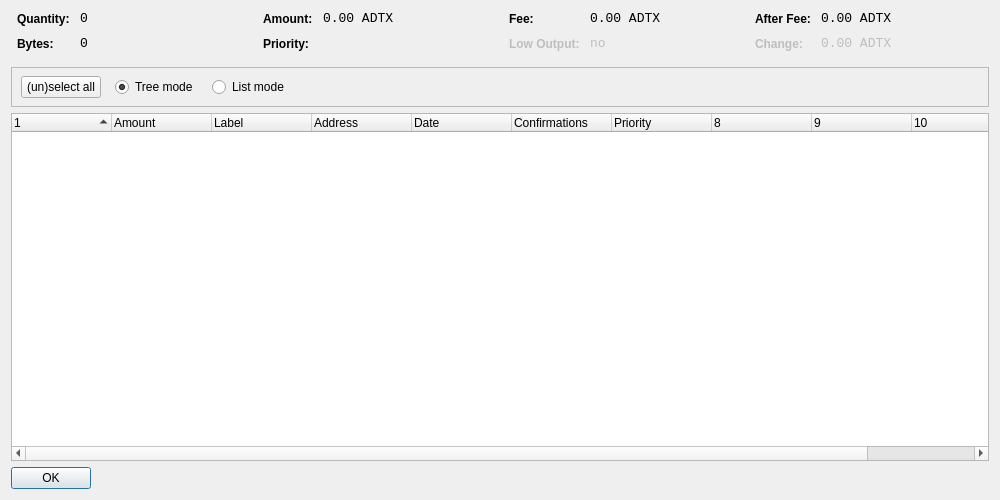
<?xml version="1.0" encoding="UTF-8"?>
<ui version="4.0">
 <class>CoinControlDialog</class>
 <widget class="QDialog" name="CoinControlDialog">
  <property name="geometry">
   <rect>
    <x>0</x>
    <y>0</y>
    <width>1000</width>
    <height>500</height>
   </rect>
  </property>
  <property name="windowTitle">
   <string>Coin Control</string>
  </property>
  <layout class="QVBoxLayout" name="verticalLayout">
   <item>
    <layout class="QHBoxLayout" name="horizontalLayoutTop" stretch="0,0,0,0">
     <property name="topMargin">
      <number>0</number>
     </property>
     <property name="bottomMargin">
      <number>10</number>
     </property>
     <item>
      <layout class="QFormLayout" name="formLayoutCoinControl1">
       <property name="horizontalSpacing">
        <number>10</number>
       </property>
       <property name="verticalSpacing">
        <number>10</number>
       </property>
       <property name="leftMargin">
        <number>6</number>
       </property>
       <property name="rightMargin">
        <number>6</number>
       </property>
       <item row="0" column="0">
        <widget class="QLabel" name="labelCoinControlQuantityText">
         <property name="styleSheet">
          <string notr="true">font-weight:bold;</string>
         </property>
         <property name="text">
          <string>Quantity:</string>
         </property>
        </widget>
       </item>
       <item row="0" column="1">
        <widget class="QLabel" name="labelCoinControlQuantity">
         <property name="font">
          <font>
           <family>Monospace</family>
           <pointsize>10</pointsize>
          </font>
         </property>
         <property name="cursor">
          <cursorShape>IBeamCursor</cursorShape>
         </property>
         <property name="contextMenuPolicy">
          <enum>Qt::ActionsContextMenu</enum>
         </property>
         <property name="text">
          <string notr="true">0</string>
         </property>
         <property name="textInteractionFlags">
          <set>Qt::LinksAccessibleByMouse|Qt::TextSelectableByKeyboard|Qt::TextSelectableByMouse</set>
         </property>
        </widget>
       </item>
       <item row="1" column="0">
        <widget class="QLabel" name="labelCoinControlBytesText">
         <property name="styleSheet">
          <string notr="true">font-weight:bold;</string>
         </property>
         <property name="text">
          <string>Bytes:</string>
         </property>
        </widget>
       </item>
       <item row="1" column="1">
        <widget class="QLabel" name="labelCoinControlBytes">
         <property name="font">
          <font>
           <family>Monospace</family>
           <pointsize>10</pointsize>
          </font>
         </property>
         <property name="cursor">
          <cursorShape>IBeamCursor</cursorShape>
         </property>
         <property name="contextMenuPolicy">
          <enum>Qt::ActionsContextMenu</enum>
         </property>
         <property name="text">
          <string notr="true">0</string>
         </property>
         <property name="textInteractionFlags">
          <set>Qt::LinksAccessibleByMouse|Qt::TextSelectableByKeyboard|Qt::TextSelectableByMouse</set>
         </property>
        </widget>
       </item>
      </layout>
     </item>
     <item>
      <layout class="QFormLayout" name="formLayoutCoinControl2">
       <property name="horizontalSpacing">
        <number>10</number>
       </property>
       <property name="verticalSpacing">
        <number>10</number>
       </property>
       <property name="leftMargin">
        <number>6</number>
       </property>
       <property name="rightMargin">
        <number>6</number>
       </property>
       <item row="0" column="0">
        <widget class="QLabel" name="labelCoinControlAmountText">
         <property name="styleSheet">
          <string notr="true">font-weight:bold;</string>
         </property>
         <property name="text">
          <string>Amount:</string>
         </property>
        </widget>
       </item>
       <item row="0" column="1">
        <widget class="QLabel" name="labelCoinControlAmount">
         <property name="font">
          <font>
           <family>Monospace</family>
           <pointsize>10</pointsize>
          </font>
         </property>
         <property name="cursor">
          <cursorShape>IBeamCursor</cursorShape>
         </property>
         <property name="contextMenuPolicy">
          <enum>Qt::ActionsContextMenu</enum>
         </property>
         <property name="text">
          <string notr="true">0.00 ADTX</string>
         </property>
         <property name="textInteractionFlags">
          <set>Qt::LinksAccessibleByMouse|Qt::TextSelectableByKeyboard|Qt::TextSelectableByMouse</set>
         </property>
        </widget>
       </item>
       <item row="1" column="0">
        <widget class="QLabel" name="labelCoinControlPriorityText">
         <property name="styleSheet">
          <string notr="true">font-weight:bold;</string>
         </property>
         <property name="text">
          <string>Priority:</string>
         </property>
        </widget>
       </item>
       <item row="1" column="1">
        <widget class="QLabel" name="labelCoinControlPriority">
         <property name="font">
          <font>
           <family>Monospace</family>
           <pointsize>10</pointsize>
          </font>
         </property>
         <property name="cursor">
          <cursorShape>IBeamCursor</cursorShape>
         </property>
         <property name="contextMenuPolicy">
          <enum>Qt::ActionsContextMenu</enum>
         </property>
         <property name="text">
          <string/>
         </property>
         <property name="textInteractionFlags">
          <set>Qt::LinksAccessibleByMouse|Qt::TextSelectableByKeyboard|Qt::TextSelectableByMouse</set>
         </property>
        </widget>
       </item>
      </layout>
     </item>
     <item>
      <layout class="QFormLayout" name="formLayoutCoinControl3">
       <property name="horizontalSpacing">
        <number>10</number>
       </property>
       <property name="verticalSpacing">
        <number>10</number>
       </property>
       <property name="leftMargin">
        <number>6</number>
       </property>
       <property name="rightMargin">
        <number>6</number>
       </property>
       <item row="0" column="0">
        <widget class="QLabel" name="labelCoinControlFeeText">
         <property name="styleSheet">
          <string notr="true">font-weight:bold;</string>
         </property>
         <property name="text">
          <string>Fee:</string>
         </property>
        </widget>
       </item>
       <item row="0" column="1">
        <widget class="QLabel" name="labelCoinControlFee">
         <property name="font">
          <font>
           <family>Monospace</family>
           <pointsize>10</pointsize>
          </font>
         </property>
         <property name="cursor">
          <cursorShape>IBeamCursor</cursorShape>
         </property>
         <property name="contextMenuPolicy">
          <enum>Qt::ActionsContextMenu</enum>
         </property>
         <property name="text">
          <string notr="true">0.00 ADTX</string>
         </property>
         <property name="textInteractionFlags">
          <set>Qt::LinksAccessibleByMouse|Qt::TextSelectableByKeyboard|Qt::TextSelectableByMouse</set>
         </property>
        </widget>
       </item>
       <item row="1" column="0">
        <widget class="QLabel" name="labelCoinControlLowOutputText">
         <property name="enabled">
          <bool>false</bool>
         </property>
         <property name="styleSheet">
          <string notr="true">font-weight:bold;</string>
         </property>
         <property name="text">
          <string>Low Output:</string>
         </property>
        </widget>
       </item>
       <item row="1" column="1">
        <widget class="QLabel" name="labelCoinControlLowOutput">
         <property name="enabled">
          <bool>false</bool>
         </property>
         <property name="font">
          <font>
           <family>Monospace</family>
           <pointsize>10</pointsize>
          </font>
         </property>
         <property name="cursor">
          <cursorShape>IBeamCursor</cursorShape>
         </property>
         <property name="contextMenuPolicy">
          <enum>Qt::ActionsContextMenu</enum>
         </property>
         <property name="text">
          <string notr="true">no</string>
         </property>
         <property name="textInteractionFlags">
          <set>Qt::LinksAccessibleByMouse|Qt::TextSelectableByKeyboard|Qt::TextSelectableByMouse</set>
         </property>
        </widget>
       </item>
      </layout>
     </item>
     <item>
      <layout class="QFormLayout" name="formLayoutCoinControl4">
       <property name="horizontalSpacing">
        <number>10</number>
       </property>
       <property name="verticalSpacing">
        <number>10</number>
       </property>
       <property name="leftMargin">
        <number>6</number>
       </property>
       <property name="rightMargin">
        <number>6</number>
       </property>
       <item row="0" column="0">
        <widget class="QLabel" name="labelCoinControlAfterFeeText">
         <property name="styleSheet">
          <string notr="true">font-weight:bold;</string>
         </property>
         <property name="text">
          <string>After Fee:</string>
         </property>
        </widget>
       </item>
       <item row="0" column="1">
        <widget class="QLabel" name="labelCoinControlAfterFee">
         <property name="font">
          <font>
           <family>Monospace</family>
           <pointsize>10</pointsize>
          </font>
         </property>
         <property name="cursor">
          <cursorShape>IBeamCursor</cursorShape>
         </property>
         <property name="contextMenuPolicy">
          <enum>Qt::ActionsContextMenu</enum>
         </property>
         <property name="text">
          <string notr="true">0.00 ADTX</string>
         </property>
         <property name="textInteractionFlags">
          <set>Qt::LinksAccessibleByMouse|Qt::TextSelectableByKeyboard|Qt::TextSelectableByMouse</set>
         </property>
        </widget>
       </item>
       <item row="1" column="0">
        <widget class="QLabel" name="labelCoinControlChangeText">
         <property name="enabled">
          <bool>false</bool>
         </property>
         <property name="styleSheet">
          <string notr="true">font-weight:bold;</string>
         </property>
         <property name="text">
          <string>Change:</string>
         </property>
        </widget>
       </item>
       <item row="1" column="1">
        <widget class="QLabel" name="labelCoinControlChange">
         <property name="enabled">
          <bool>false</bool>
         </property>
         <property name="font">
          <font>
           <family>Monospace</family>
           <pointsize>10</pointsize>
          </font>
         </property>
         <property name="cursor">
          <cursorShape>IBeamCursor</cursorShape>
         </property>
         <property name="contextMenuPolicy">
          <enum>Qt::ActionsContextMenu</enum>
         </property>
         <property name="text">
          <string notr="true">0.00 ADTX</string>
         </property>
         <property name="textInteractionFlags">
          <set>Qt::LinksAccessibleByMouse|Qt::TextSelectableByKeyboard|Qt::TextSelectableByMouse</set>
         </property>
        </widget>
       </item>
      </layout>
     </item>
    </layout>
   </item>
   <item>
    <widget class="QFrame" name="frame">
     <property name="minimumSize">
      <size>
       <width>0</width>
       <height>40</height>
      </size>
     </property>
     <property name="frameShape">
      <enum>QFrame::StyledPanel</enum>
     </property>
     <property name="frameShadow">
      <enum>QFrame::Sunken</enum>
     </property>
     <widget class="QWidget" name="horizontalLayoutWidget">
      <property name="geometry">
       <rect>
        <x>10</x>
        <y>0</y>
        <width>781</width>
        <height>41</height>
       </rect>
      </property>
      <layout class="QHBoxLayout" name="horizontalLayoutPanel" stretch="0,0,0,0">
       <property name="spacing">
        <number>14</number>
       </property>
       <item>
        <widget class="QPushButton" name="pushButtonSelectAll">
         <property name="sizePolicy">
          <sizepolicy hsizetype="Maximum" vsizetype="Fixed">
           <horstretch>0</horstretch>
           <verstretch>0</verstretch>
          </sizepolicy>
         </property>
         <property name="text">
          <string>(un)select all</string>
         </property>
        </widget>
       </item>
       <item>
        <widget class="QRadioButton" name="radioTreeMode">
         <property name="sizePolicy">
          <sizepolicy hsizetype="Maximum" vsizetype="Fixed">
           <horstretch>0</horstretch>
           <verstretch>0</verstretch>
          </sizepolicy>
         </property>
         <property name="text">
          <string>Tree mode</string>
         </property>
         <property name="checked">
          <bool>true</bool>
         </property>
        </widget>
       </item>
       <item>
        <widget class="QRadioButton" name="radioListMode">
         <property name="sizePolicy">
          <sizepolicy hsizetype="Maximum" vsizetype="Fixed">
           <horstretch>0</horstretch>
           <verstretch>0</verstretch>
          </sizepolicy>
         </property>
         <property name="text">
          <string>List mode</string>
         </property>
        </widget>
       </item>
       <item>
        <spacer name="horizontalSpacer">
         <property name="orientation">
          <enum>Qt::Horizontal</enum>
         </property>
         <property name="sizeHint" stdset="0">
          <size>
           <width>40</width>
           <height>20</height>
          </size>
         </property>
        </spacer>
       </item>
      </layout>
     </widget>
    </widget>
   </item>
   <item>
    <widget class="CoinControlTreeWidget" name="treeWidget">
     <property name="contextMenuPolicy">
      <enum>Qt::CustomContextMenu</enum>
     </property>
     <property name="sortingEnabled">
      <bool>false</bool>
     </property>
     <property name="columnCount">
      <number>11</number>
     </property>
     <attribute name="headerShowSortIndicator" stdset="0">
      <bool>true</bool>
     </attribute>
     <attribute name="headerStretchLastSection">
      <bool>false</bool>
     </attribute>
     <column>
      <property name="text">
       <string/>
      </property>
     </column>
     <column>
      <property name="text">
       <string>Amount</string>
      </property>
     </column>
     <column>
      <property name="text">
       <string>Label</string>
      </property>
     </column>
     <column>
      <property name="text">
       <string>Address</string>
      </property>
     </column>
     <column>
      <property name="text">
       <string>Date</string>
      </property>
     </column>
     <column>
      <property name="text">
       <string>Confirmations</string>
      </property>
      <property name="toolTip">
       <string>Confirmed</string>
      </property>
     </column>
     <column>
      <property name="text">
       <string>Priority</string>
      </property>
     </column>
     <column>
      <property name="text">
       <string/>
      </property>
     </column>
     <column>
      <property name="text">
       <string/>
      </property>
     </column>
     <column>
      <property name="text">
       <string/>
      </property>
     </column>
     <column>
      <property name="text">
       <string/>
      </property>
     </column>
    </widget>
   </item>
   <item>
    <widget class="QDialogButtonBox" name="buttonBox">
     <property name="sizePolicy">
      <sizepolicy hsizetype="Maximum" vsizetype="Fixed">
       <horstretch>0</horstretch>
       <verstretch>0</verstretch>
      </sizepolicy>
     </property>
     <property name="orientation">
      <enum>Qt::Horizontal</enum>
     </property>
     <property name="standardButtons">
      <set>QDialogButtonBox::Ok</set>
     </property>
    </widget>
   </item>
  </layout>
 </widget>
 <customwidgets>
  <customwidget>
   <class>CoinControlTreeWidget</class>
   <extends>QTreeWidget</extends>
   <header>coincontroltreewidget.h</header>
  </customwidget>
 </customwidgets>
 <resources/>
 <connections/>
</ui>
